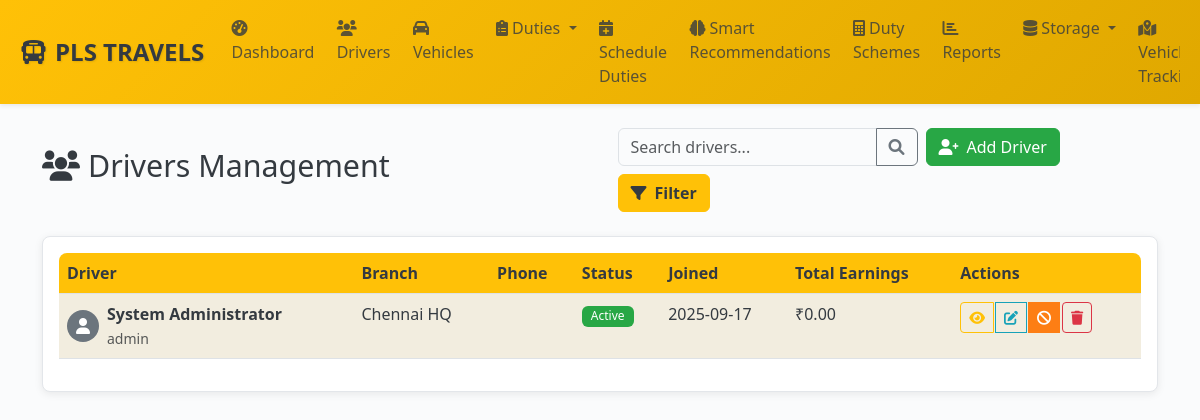
/admin/drivers (signed in), run on an earlier commit of the app's database.
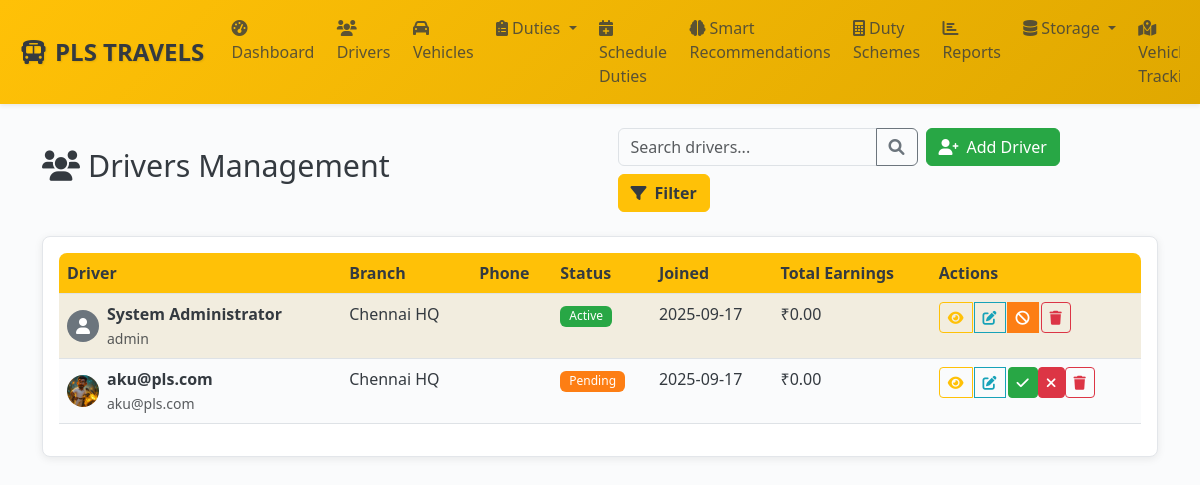
And on a later commit of the database.
### models.py (models this page shows, shortened)
class Driver(db.Model):
    __tablename__ = 'drivers'
    id = db.Column(db.Integer, primary_key=True)
    uuid = db.Column(db.String(36), unique=True, nullable=False, default=lambda: str(uuid.uuid4()))
    user_id = db.Column(db.Integer, db.ForeignKey('users.id'), nullable=False, unique=True)
    branch_id = db.Column(db.Integer, db.ForeignKey('branches.id'), nullable=False, index=True)
    employee_id = db.Column(db.String(20), unique=True, nullable=False)
    full_name = db.Column(db.String(100), nullable=False, index=True)
    date_of_birth = db.Column(db.Date)
    gender = db.Column(db.String(10))
    blood_group = db.Column(db.String(5))
    emergency_contact_name = db.Column(db.String(100))
    emergency_contact_phone = db.Column(db.String(20))
    additional_phones = db.Column(db.Text)  # JSON string of phone numbers
    current_address = db.Column(db.Text)
    permanent_address = db.Column(db.Text)
    pincode = db.Column(db.String(10))
    aadhar_number = db.Column(db.String(20), unique=True, index=True)
    aadhar_document_front = db.Column(db.String(255))
    aadhar_document_back = db.Column(db.String(255))
    aadhar_verified = db.Column(db.Boolean, default=False)
    aadhar_verified_at = db.Column(db.DateTime)
    license_number = db.Column(db.String(50), unique=True, index=True)
    license_document_front = db.Column(db.String(255))
    license_document_back = db.Column(db.String(255))
    license_type = db.Column(db.String(20))  # LMV, HMV, etc.
    license_expiry = db.Column(db.Date)
    license_verified = db.Column(db.Boolean, default=False)
    license_verified_at = db.Column(db.DateTime)
    profile_photo = db.Column(db.String(255))
    bank_name = db.Column(db.String(100))
    account_number = db.Column(db.String(50))  # Should be encrypted in production
    ifsc_code = db.Column(db.String(15))
    account_holder_name = db.Column(db.String(100))
    bank_verified = db.Column(db.Boolean, default=False)
    join_date = db.Column(db.Date)
    probation_end_date = db.Column(db.Date)
    employment_type = db.Column(db.String(20), default='full_time')  # full_time, part_time, contract
    salary_type = db.Column(db.String(20), default='daily')  # daily, monthly, commission
    status = db.Column(db.Enum(DriverStatus), nullable=False, default=DriverStatus.PENDING, index=True)
    approved_by = db.Column(db.Integer, db.ForeignKey('users.id'))
    approved_at = db.Column(db.DateTime)
    rejection_reason = db.Column(db.Text)
    total_earnings = db.Column(db.Float, default=0.0)
    total_trips = db.Column(db.Integer, default=0)
    total_distance = db.Column(db.Float, default=0.0)
    rating_average = db.Column(db.Float, default=0.0)
    rating_count = db.Column(db.Integer, default=0)
    current_vehicle_id = db.Column(db.Integer, db.ForeignKey('vehicles.id'))
    current_shift_start = db.Column(db.DateTime)
    current_shift_end = db.Column(db.DateTime)
    uber_driver_id = db.Column(db.String(100), unique=True, index=True)  # Uber's driver ID
    uber_driver_uuid = db.Column(db.String(100), unique=True)  # Uber's driver UUID
    uber_sync_status = db.Column(db.String(20), default='none', index=True)  # none, synced, failed, pending
    uber_last_sync = db.Column(db.DateTime)  # Last successful sync timestamp
    uber_sync_error = db.Column(db.Text)  # Last sync error message
    uber_profile_data = db.Column(db.Text)  # JSON: Cached Uber profile data
    created_at = db.Column(db.DateTime, default=get_ist_time_naive)
    updated_at = db.Column(db.DateTime, default=get_ist_time_naive, onupdate=get_ist_time_naive)
    duties = db.relationship('Duty', backref='driver', lazy=True)
    current_vehicle = db.relationship('Vehicle', foreign_keys=[current_vehicle_id])
    approver = db.relationship('User', foreign_keys=[approved_by], post_update=True)
    __table_args__ = (
        Index('idx_driver_status_branch', 'status', 'branch_id'),
        Index('idx_driver_created', 'created_at'),
    )

class User(UserMixin, db.Model):
    __tablename__ = 'users'
    id = db.Column(db.Integer, primary_key=True)
    uuid = db.Column(db.String(36), unique=True, nullable=False, default=lambda: str(uuid.uuid4()))
    username = db.Column(db.String(64), unique=True, nullable=False, index=True)
    email = db.Column(db.String(120), unique=True, nullable=False, index=True)
    password_hash = db.Column(db.String(256), nullable=False)
    role = db.Column(db.Enum(UserRole), nullable=False, default=UserRole.DRIVER, index=True)
    status = db.Column(db.Enum(UserStatus), nullable=False, default=UserStatus.ACTIVE, index=True)
    first_name = db.Column(db.String(50))
    last_name = db.Column(db.String(50))
    phone = db.Column(db.String(20), unique=True, index=True)
    whatsapp_number = db.Column(db.String(20), index=True)  # Dedicated WhatsApp number
    profile_picture = db.Column(db.String(255))
    last_login = db.Column(db.DateTime)
    login_count = db.Column(db.Integer, default=0)
    failed_login_attempts = db.Column(db.Integer, default=0)
    password_changed_at = db.Column(db.DateTime, default=get_ist_time_naive)
    two_factor_enabled = db.Column(db.Boolean, default=False)
    reset_token = db.Column(db.String(6))
    reset_token_expiry = db.Column(db.DateTime)
    created_at = db.Column(db.DateTime, default=get_ist_time_naive, nullable=False)
    updated_at = db.Column(db.DateTime, default=get_ist_time_naive, onupdate=get_ist_time_naive)
    created_by = db.Column(db.Integer, db.ForeignKey('users.id'))
    driver_profile = db.relationship('Driver', foreign_keys='Driver.user_id', backref='user', uselist=False, cascade='all, delete-orphan')
    managed_branches = db.relationship('Branch',
                                     secondary=manager_branches,
                                     primaryjoin='User.id == manager_branches.c.manager_id',
                                     secondaryjoin='Branch.id == manager_branches.c.branch_id',
                                     backref='managers')

class Branch(db.Model):
    __tablename__ = 'branches'
    id = db.Column(db.Integer, primary_key=True)
    uuid = db.Column(db.String(36), unique=True, nullable=False, default=lambda: str(uuid.uuid4()))
    name = db.Column(db.String(100), nullable=False, index=True)
    code = db.Column(db.String(20), nullable=False, unique=True)
    region_id = db.Column(db.Integer, db.ForeignKey('regions.id'), nullable=False)
    city = db.Column(db.String(50), nullable=False, index=True)
    address = db.Column(db.Text)
    pincode = db.Column(db.String(10))
    latitude = db.Column(db.Float)
    longitude = db.Column(db.Float)
    contact_phone = db.Column(db.String(20))
    contact_email = db.Column(db.String(120))
    manager_name = db.Column(db.String(100))
    target_revenue_monthly = db.Column(db.Float, default=0.0)
    target_trips_daily = db.Column(db.Integer, default=0)
    operational_hours_start = db.Column(db.Time)
    operational_hours_end = db.Column(db.Time)
    is_active = db.Column(db.Boolean, default=True, index=True)
    auto_assignment_enabled = db.Column(db.Boolean, default=True)
    created_at = db.Column(db.DateTime, default=get_ist_time_naive)
    updated_at = db.Column(db.DateTime, default=get_ist_time_naive, onupdate=get_ist_time_naive)
    drivers = db.relationship('Driver', backref='branch', lazy=True)
    vehicles = db.relationship('Vehicle', backref='branch', lazy=True)
    duties = db.relationship('Duty', backref='branch', lazy=True)
    duty_schemes = db.relationship('DutyScheme', backref='branch', lazy=True)

### admin_routes.py (the view)
@admin_bp.route('/drivers')
@login_required
@admin_required
def drivers():
    page = request.args.get('page', 1, type=int)
    status_filter = request.args.get('status', '')
    branch_filter = request.args.get('branch', '', type=int)
    query = Driver.query
    if status_filter:
        try:
            status_enum = DriverStatus(status_filter)
            query = query.filter(Driver.status == status_enum)
        except ValueError:
            pass
    if branch_filter:
        query = query.filter(Driver.branch_id == branch_filter)
    drivers = query.paginate(page=page, per_page=20, error_out=False)
    branches = Branch.query.filter_by(is_active=True).all()
    return render_template('admin/drivers.html',
                         drivers=drivers,
                         branches=branches,
                         status_filter=status_filter,
                         branch_filter=branch_filter)

### admin_routes.py (called while the page is built)
def admin_required(f):
    @wraps(f)
    def decorated_function(*args, **kwargs):
        from models import UserRole
        if not current_user.is_authenticated or current_user.role != UserRole.ADMIN:
            flash('Admin access required.', 'error')
            return redirect(url_for('auth.login'))
        return f(*args, **kwargs)
    return decorated_function

### templates/admin/drivers.html (shortened to what the changed rows need)
{% extends "base.html" %}
{% block content %}
<div class="d-flex justify-content-between align-items-center mb-4 flex-wrap">
    <h2><i class="fas fa-users me-2"></i>Drivers Management</h2>
</div>
<div class="card" id="driversTable">
    <div class="card-body">
        {% if drivers.items %}
        <div class="table-responsive d-none d-lg-block">
            <table class="table table-striped">
                <thead>
                    <tr>
                        <th>Driver</th>
                        <th>Branch</th>
                        <th>Phone</th>
                        <th>Status</th>
                        <th>Joined</th>
                        <th>Total Earnings</th>
                        <th>Actions</th>
                    </tr>
                </thead>
                <tbody>
                    {% for driver in drivers.items %}
                    <tr>
                        <td>
                            <div class="d-flex align-items-center">
                                {% if driver.profile_photo %}
                                <img src="/uploads/{{ driver.profile_photo }}" class="rounded-circle me-2" width="32" height="32">
                                {% else %}
                                <div class="rounded-circle bg-secondary d-flex align-items-center justify-content-center me-2" style="width: 32px; height: 32px;">
                                    <i class="fas fa-user text-white"></i>
                                </div>
                                {% endif %}
                                <div>
                                    <strong>{{ driver.full_name }}</strong><br>
                                    <small class="text-muted">{{ driver.user.username }}</small>
                                </div>
                            </div>
                        </td>
                        <td>{{ driver.branch.name }}</td>
                        <td>{{ driver.phone }}</td>
                        <td>
                            {% if driver.status.value == 'active' %}
                                <span class="badge bg-success">Active</span>
                            {% elif driver.status.value == 'pending' %}
                                <span class="badge bg-warning">Pending</span>
                            {% elif driver.status.value == 'rejected' %}
                                <span class="badge bg-danger">Rejected</span>
                            {% elif driver.status.value == 'suspended' %}
                                <span class="badge bg-danger">Blocked</span>
                            {% elif driver.status.value == 'terminated' %}
                                <span class="badge bg-dark">Terminated</span>
                            {% else %}
                                <span class="badge bg-secondary">{{ driver.status.value.title() }}</span>
                            {% endif %}
                        </td>
                        <td>{{ driver.created_at.strftime('%Y-%m-%d') if driver.created_at else 'N/A' }}</td>
                        <td>₹{{ "{:,.2f}".format(driver.total_earnings or 0) }}</td>
                        <td>
                            <div class="btn-group" role="group">
                                <a href="{{ url_for('admin.view_driver', driver_id=driver.id) }}" class="btn btn-sm btn-outline-primary" title="View Details">
                                    <i class="fas fa-eye"></i>
                                </a>
                                <a href="{{ url_for('admin.edit_driver', driver_id=driver.id) }}" class="btn btn-sm btn-outline-info" title="Edit Driver">
                                    <i class="fas fa-edit"></i>
                                </a>
                                {% if driver.status.value == 'pending' %}
                                <form method="POST" action="{{ url_for('admin.approve_driver', driver_id=driver.id) }}" class="d-inline">
                                    <button type="submit" class="btn btn-sm btn-success" onclick="return confirm('Approve this driver?')" title="Approve">
                                        <i class="fas fa-check"></i>
                                    </button>
                                </form>
                                <form method="POST" action="{{ url_for('admin.reject_driver', driver_id=driver.id) }}" class="d-inline">
                                    <button type="submit" class="btn btn-sm btn-danger" onclick="return confirm('Reject this driver?')" title="Reject">
                                        <i class="fas fa-times"></i>
                                    </button>
                                </form>
                                {% elif driver.status.value == 'active' %}
                                <button type="button" class="btn btn-sm btn-warning" onclick="quickBlockDriver({{ driver.id }}, '{{ driver.full_name }}')" title="Block Driver">
                                    <i class="fas fa-ban"></i>
                                </button>
                                {% elif driver.status.value == 'suspended' %}
                                <button type="button" class="btn btn-sm btn-success" onclick="quickUnblockDriver({{ driver.id }})" title="Unblock Driver">
                                    <i class="fas fa-unlock"></i>
                                </button>
                                {% endif %}
                                {% if driver.status.value != 'terminated' %}
                                <form method="POST" action="{{ url_for('admin.delete_driver', driver_id=driver.id) }}" class="d-inline" onsubmit="return confirm('Are you sure you want to delete this driver? This action cannot be undone.')">
                                    <button type="submit" class="btn btn-sm btn-outline-danger" title="Delete Driver">
                                        <i class="fas fa-trash"></i>
                                    </button>
                                </form>
                                {% endif %}
                            </div>
                        </td>
                    </tr>
                    {% endfor %}
                </tbody>
            </table>
        </div>
        {% else %}
        <div class="text-center py-5">
            <i class="fas fa-users fa-3x text-muted mb-3"></i>
            <h4>No drivers found</h4>
            <p class="text-muted">No drivers match your current filters.</p>
        </div>
        {% endif %}
    </div>
</div>
{% endblock %}

What changed in the data, as far as the page shows it:
added Driver: profile_photo (picture), full_name "aku@pls.com", user.username "aku@pls.com", branch.name "Chennai HQ", status "Pending", created_at "2025-09-17", total_earnings "0.00"
